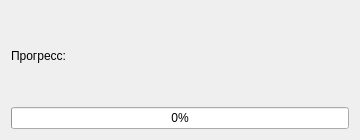
<?xml version="1.0" encoding="UTF-8"?>
<ui version="4.0"><class>Dialog</class><widget class="QDialog" name="Dialog"><property name="geometry"><rect><x>0</x><y>0</y><width>360</width><height>140</height></rect></property><property name="windowTitle"><string>#135 progress/220_value_0</string></property><layout class="QVBoxLayout" name="verticalLayout"><property name="leftMargin"><number>11</number></property><property name="topMargin"><number>11</number></property><property name="rightMargin"><number>11</number></property><property name="bottomMargin"><number>11</number></property><property name="spacing"><number>6</number></property><item><widget class="QLabel" name="l1"><property name="text"><string>Прогресс:</string></property></widget></item><item><widget class="QProgressBar" name="bar"><property name="orientation"><enum>Qt::Horizontal</enum></property><property name="minimum"><number>0</number></property><property name="maximum"><number>100</number></property><property name="value"><number>0</number></property><property name="textVisible"><bool>true</bool></property></widget></item></layout></widget></ui>
